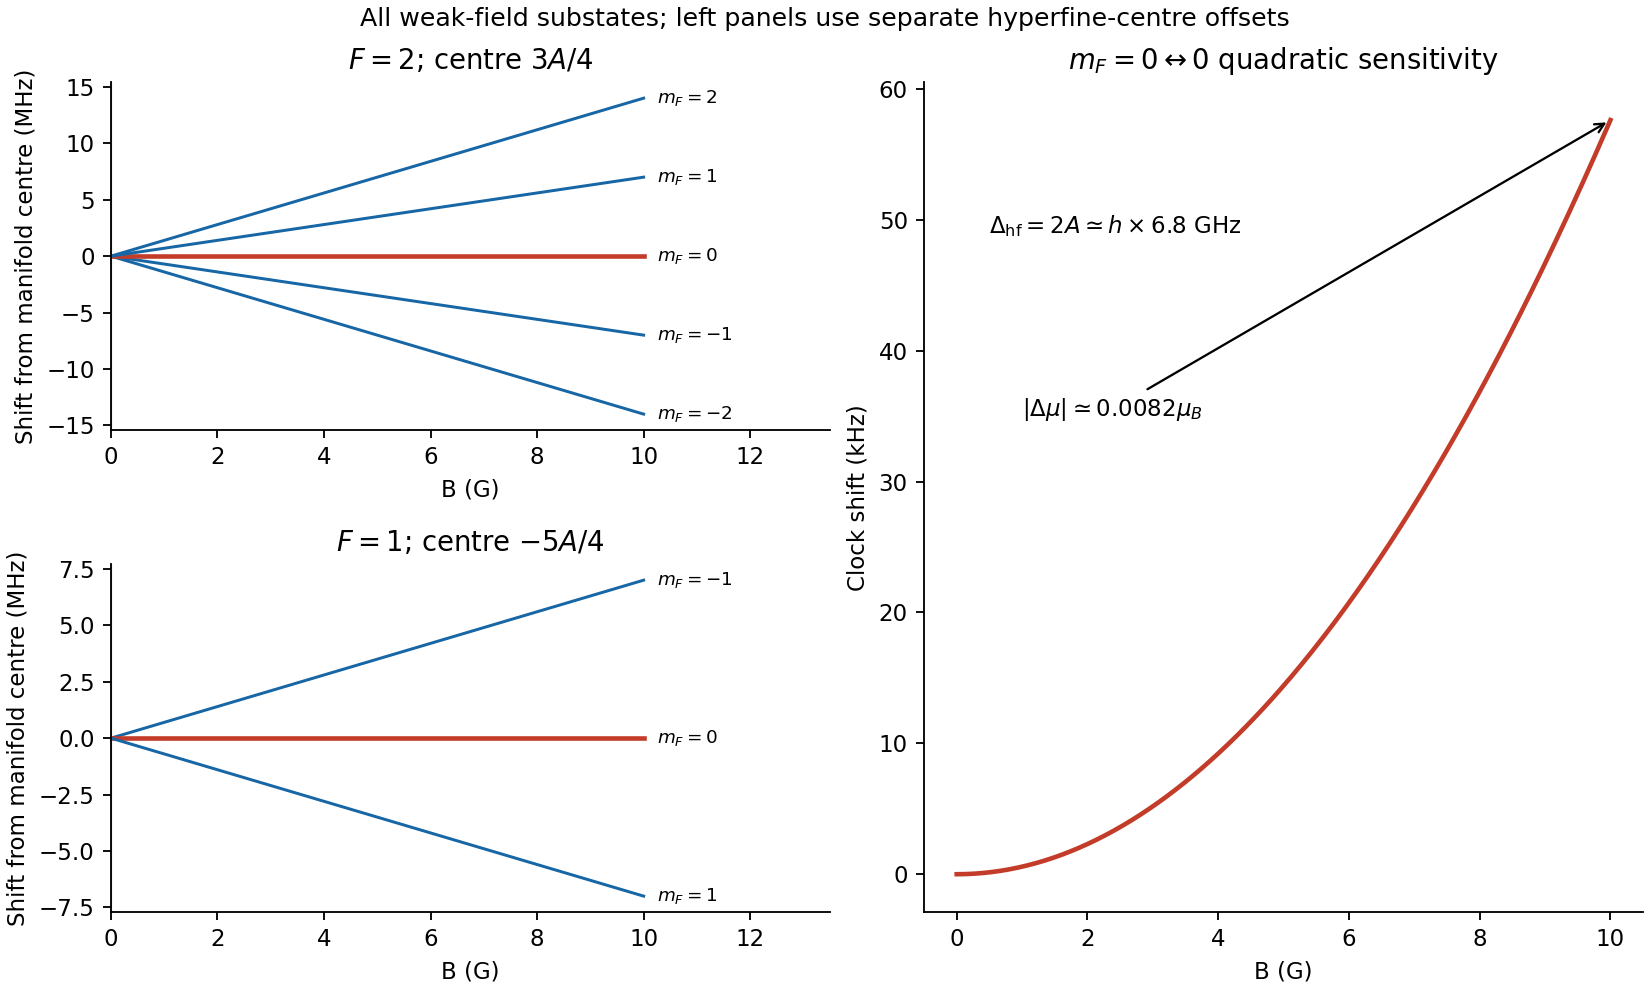

Write Python code to recreate this figure.
"""Original explanatory figure. Python 3.14, numpy and matplotlib.
Writes one PNG basename to cwd; no source-image pixels or hardcoded media paths.
"""
import numpy as np
import matplotlib
matplotlib.use('Agg')
import matplotlib.pyplot as plt
from matplotlib.patches import Ellipse, Circle, Rectangle, FancyArrowPatch
plt.rcParams.update({'font.size':10,'figure.facecolor':'white','savefig.facecolor':'white','axes.spines.top':False,'axes.spines.right':False})
fig=plt.figure(figsize=(10,6),layout='constrained');g=fig.add_gridspec(2,2);up=fig.add_subplot(g[0,0]);lo=fig.add_subplot(g[1,0]);a=fig.add_subplot(g[:,1]);B=np.linspace(0,10,300);muBh=1.39962449361
for ax,F,gF in [(up,2,.5),(lo,1,-.5)]:
 for m in range(-F,F+1):
  y=gF*m*muBh*B;ax.plot(B,y,lw=2 if m==0 else 1.3,color='#c33c29' if m==0 else '#1766a5');ax.text(10.25,y[-1],fr'$m_F={m}$',va='center',fontsize=8)
 ax.set(xlabel='B (G)',ylabel='Shift from manifold centre (MHz)',xlim=(0,13.5),title=fr'$F={F}$; centre '+(r'$3A/4$' if F==2 else r'$-5A/4$'));ax.axvline(0,color='gray',lw=.5)
shift=(muBh*1e6)**2/(3.4e9)*B*B/1000;a.plot(B,shift,color='#c33c29',lw=2);a.set(xlabel='B (G)',ylabel='Clock shift (kHz)',title=r'$m_F=0\leftrightarrow0$ quadratic sensitivity');a.text(.5,49,r'$\Delta_{\rm hf}=2A\simeq h\times6.8$ GHz');a.annotate(r'$|\Delta\mu|\simeq0.0082\mu_B$',(10,shift[-1]),(1,35),arrowprops=dict(arrowstyle='->'))
fig.suptitle('All weak-field substates; left panels use separate hyperfine-centre offsets',fontsize=11);fig.savefig('paper-1-rubidium-levels.png',dpi=165);plt.close(fig)
